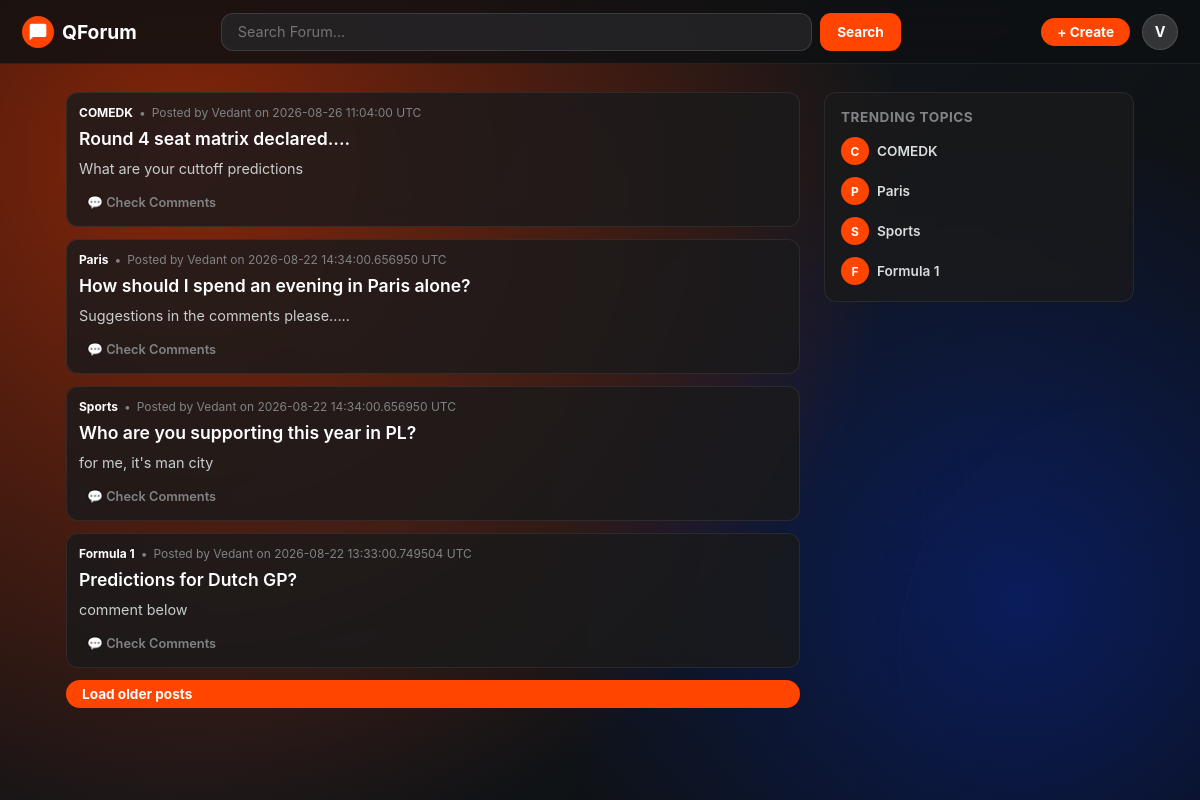
Screenshot of / (signed in) with the database file from the repository.
### app/models.py (models this page shows, shortened)
class User(Base):
    __tablename__ = "user"
    id = Column(Integer, primary_key=True)
    username = Column(String(100), unique=True, nullable=False, index=True)
    email = Column(String(120), unique=True, nullable=False, index=True)
    password_hash = Column(String(255), nullable=False)
    posts = relationship("Post", back_populates="author", cascade="all, delete-orphan")
    comments = relationship("Comment", back_populates="author", cascade="all, delete-orphan")

class Post(Base):
    __tablename__ = "post"
    id = Column(Integer, primary_key=True)
    title = Column(String(200), nullable=False)
    body = Column(Text, nullable=False)
    topic = Column(Text, nullable=False)
    author_id = Column(String(100), ForeignKey("user.username"), nullable=False)
    created_at = Column(
        DateTime,
        default=lambda: datetime.utcnow().replace(second=0, microsecond=0),
        nullable=False,
    )
    author = relationship("User", back_populates="posts")
    comments = relationship("Comment", back_populates="post", cascade="all, delete-orphan")

### app/routes/post_display_routes.py (the view)
@router.get("/")
def home(request: Request, db: Session = Depends(get_db), offset: int = 0):
    user = get_logged_in_user(request, db)
    if not user:
        return RedirectResponse(url="/login", status_code=303)
    posts, next_offset = get_post_feed(db, offset)
    return templates.TemplateResponse(
        request,
        "index.html",
        {"posts": posts, "user": user, "next_offset": next_offset},
    )

### app/templates/index.html (shortened to what this page needs)
<!DOCTYPE html>
<html lang="en">
<head>
  <link rel="stylesheet" href="{{ url_for('static', path='css/style2.css') }}">
  </head>
<body>
  <div class="background-art" aria-hidden="true"></div>
    <header class="navbar">
    <a href="/" class="nav-brand">
      <div class="brand-logo">
        <svg xmlns="http://www.w3.org/2000/svg" viewBox="0 0 24 24">
          <path d="M20 2H4c-1.1 0-2 .9-2 2v18l4-4h14c1.1 0 2-.9 2-2V4c0-1.1-.9-2-2-2z"/>
        </svg>
      </div>
      <span>QForum</span>
    </a>
    <div class="nav-search">
      <form action="{{ url_for('search') }}" method="get" class="search-form">
        <input name="search" type="text" class="search-input" placeholder="Search Forum...">
        <button type="submit" class="btn-search">Search</button>
      </form>
    </div>
    <div class="nav-actions">
      <form action="{{ url_for('create_post') }}">
        <button type="submit" class="btn-create">+ Create</button>
      </form>
      <a href="{{ url_for('user_profile') }}" class="user-profile-trigger" aria-label="Open user profile">
        {{ user.username[0]|upper }}
      </a>
    </div>
  </header>
  <main class="container">
    <section class="feed" id="post-feed">
{% for post in posts %}
<article class="post-card">
    <div class="post-content">
        <div class="post-header">
            <a href="{{ url_for('view_post', post_id=post.id) }}"
               class="subreddit-name">
                {{ post.topic }}
            </a>
            <span>•</span>
            <span>
                Posted by {{ post.author_id }} on {{ post.created_at }} UTC
            </span>
        </div>
        <a href="{{ url_for('view_post', post_id=post.id) }}"
           class="post-title">
            {{ post.title }}
        </a>
        <p class="post-body">
            {{ post.body }}
        </p>
        <div class="post-footer">
            <a href="{{ url_for('view_post', post_id=post.id) }}"
               class="footer-action">
                💬 Check Comments
            </a>
        </div>
    </div>
</article>
{% endfor %}
{% if next_offset is not none %}
    <button id="load-older-posts" type="button" data-offset="{{ next_offset }}" class="btn-create">
      Load older posts
    </button>
    {% else %}
    <label id="load-older-posts" type="button" data-offset="{{ next_offset }}" class="btn-create">
      No More Posts.....
    </label>
    {% endif %}
    </section>
        <aside class="sidebar">
      <div class="sidebar-widget">
        <h2 class="widget-title">Trending Topics</h2>
        <ul class="community-list">
            {% for u in posts%}
          <li class="community-item">
            <a href="#" class="community-info">
              <div class="community-icon">{{u.topic[0]}}</div>
              <div class="community-details">
                <span>{{u.topic}}</span>
              </div>
            </a>
          </li>
          {%endfor%}
        </ul>
      </div>
    </aside>
  </main>
</body>
</html>

### rows the page displays
User: username "V"
Post: topic "COMEDK", author_id "Vedant", created_at "2026-08-26 11:04:00", title "Round 4 seat matrix declared....", body "What are your cuttoff predictions", topic "C"
Post: topic "Paris", author_id "Vedant", created_at "2026-08-22 14:34:00.656950", title "How should I spend an evening in Paris alone?", body "Suggestions in the comments please.....", topic "P"
Post: topic "Sports", author_id "Vedant", created_at "2026-08-22 14:34:00.656950", title "Who are you supporting this year in PL?", body "for me, it's man city", topic "S"
Post: topic "Formula 1", author_id "Vedant", created_at "2026-08-22 13:33:00.749504", title "Predictions for Dutch GP?", body "comment below", topic "F"
